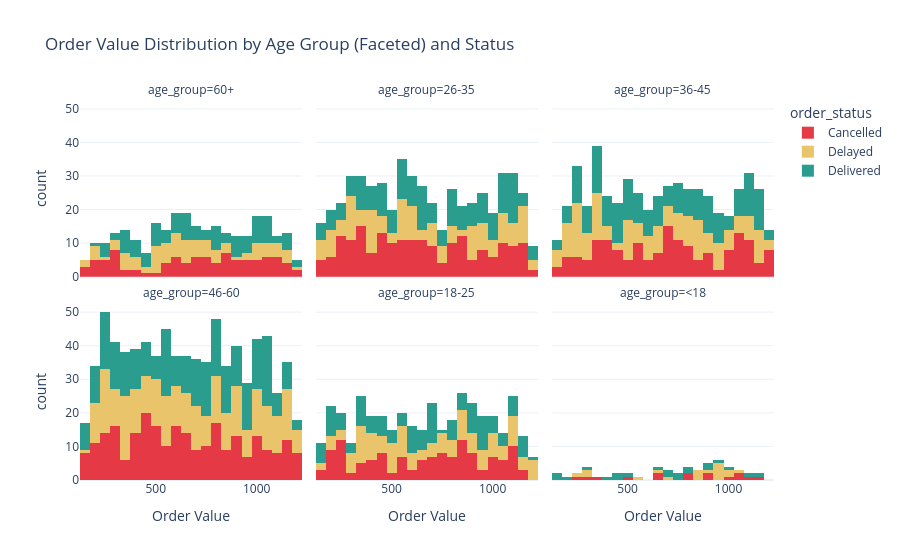

Write notebook code for a chart like this one.
### Code cell
#Making a Histogram Pt. 3 (Making the Histogram)

PLOT_TEMPLATE = "plotly_white" #This is setting the default style of the figure - there are different kinds and help make a uniform look

fig8 = px.histogram(
    food, #the dataset we are doing
    x="order_value", #the x axis
    color="order_status", #what we want the colors to be based off of
    color_discrete_map=status_colors, #actually assigning the colors (since we defined a variable before, can call it and it will map the values to the colors)
    facet_col="age_group", #breaks the histogram into different figures based on the age group = should end up with 6 figures)
    facet_col_wrap=3, #saying that there should be three columns of figures - will make 2 rows of three
    nbins=30, #This is the one that I was the shakiest on understanding - I think this is formally controlling the number of bars that can be held? I tried turning it off and on to see a difference, but I couldn't find one
    title="Order Value Distribution by Age Group (Faceted) and Status", #sets the title
    labels={"order_value": "Order Value"} #sets the label for order value
)

fig8.update_layout(template=PLOT_TEMPLATE) #This is updating the layour to use the template we disclosed earlier
fig8.show()

### Figure 1 — Plotly figure (JSON) as saved in the notebook; plotly's stock layout.template omitted (floating-point values rounded to 4 significant figures; data arrays with more than 128 entries replaced by an {"elided": "..."} marker saying what was removed)
{"data": [{"bingroup": "x", "hovertemplate": "order_status=Cancelled<br>age_group=60+<br>Order Value=%{x}<br>count=%{y}<extra></extra>", "legendgroup": "Cancelled", "marker": {"color": "#E63946", "pattern": {"shape": ""}}, "name": "Cancelled", "nbinsx": 30, "orientation": "v", "showlegend": true, "type": "histogram", "x": [497.5, 1198.0, 805.6, 604.9, 704.7, 736.6, 1168.0, 933.5, 815.1, 1078.0, 271.7, 678.0, 321.8, 842.9, 969.3, 696.8, 740.8, 264.9, 323.3, 1150.0, 580.2, 347.5, 595.6, 764.0, 889.7, 797.9, 1010.0, 577.7, 159.3, 277.7, 652.9, 728.8, 267.7, 993.2, 296.6, 866.0, 1057.0, 269.3, 1001.0, 1083.0, 882.6, 283.4, 653.4, 1084.0, 543.1, 1016.0, 857.7, 609.4, 313.5, 850.7, 627.7, 170.9, 183.2, 854.1, 869.5, 1116.0, 190.7, 179.5, 270.7, 1039.0, 743.9, 814.9, 152.6, 614.1, 568.0, 378.2, 707.4, 951.3, 628.6, 349.0, 1126.0, 313.1, 684.5, 772.3, 545.6, 962.8, 825.8, 877.8, 1028.0, 698.6, 190.9, 1093.0, 541.6, 293.9, 402.5, 1037.0, 904.1, 1144.0, 1058.0, 470.3, 1109.0, 967.5, 198.8, 987.9, 1197.0, 1074.0, 890.0], "xaxis": "x4", "yaxis": "y4"}, {"bingroup": "x", "hovertemplate": "order_status=Cancelled<br>age_group=26-35<br>Order Value=%{x}<br>count=%{y}<extra></extra>", "legendgroup": "Cancelled", "marker": {"color": "#E63946", "pattern": {"shape": ""}}, "name": "Cancelled", "nbinsx": 30, "orientation": "v", "showlegend": false, "type": "histogram", "x": {"elided": "197 float values"}, "xaxis": "x5", "yaxis": "y5"}, {"bingroup": "x", "hovertemplate": "order_status=Cancelled<br>age_group=36-45<br>Order Value=%{x}<br>count=%{y}<extra></extra>", "legendgroup": "Cancelled", "marker": {"color": "#E63946", "pattern": {"shape": ""}}, "name": "Cancelled", "nbinsx": 30, "orientation": "v", "showlegend": false, "type": "histogram", "x": {"elided": "170 float values"}, "xaxis": "x6", "yaxis": "y6"}, {"bingroup": "x", "hovertemplate": "order_status=Cancelled<br>age_group=46-60<br>Order Value=%{x}<br>count=%{y}<extra></extra>", "legendgroup": "Cancelled", "marker": {"color": "#E63946", "pattern": {"shape": ""}}, "name": "Cancelled", "nbinsx": 30, "orientation": "v", "showlegend": false, "type": "histogram", "x": {"elided": "260 float values"}, "xaxis": "x", "yaxis": "y"}, {"bingroup": "x", "hovertemplate": "order_status=Cancelled<br>age_group=18-25<br>Order Value=%{x}<br>count=%{y}<extra></extra>", "legendgroup": "Cancelled", "marker": {"color": "#E63946", "pattern": {"shape": ""}}, "name": "Cancelled", "nbinsx": 30, "orientation": "v", "showlegend": false, "type": "histogram", "x": {"elided": "134 float values"}, "xaxis": "x2", "yaxis": "y2"}, {"bingroup": "x", "hovertemplate": "order_status=Cancelled<br>age_group=<18<br>Order Value=%{x}<br>count=%{y}<extra></extra>", "legendgroup": "Cancelled", "marker": {"color": "#E63946", "pattern": {"shape": ""}}, "name": "Cancelled", "nbinsx": 30, "orientation": "v", "showlegend": false, "type": "histogram", "x": [791.6, 312.3, 1063.0, 1080.0, 1039.0, 1167.0, 924.1, 975.9, 516.6, 667.7, 637.6, 262.6, 342.1, 900.9, 777.3], "xaxis": "x3", "yaxis": "y3"}, {"bingroup": "x", "hovertemplate": "order_status=Delayed<br>age_group=60+<br>Order Value=%{x}<br>count=%{y}<extra></extra>", "legendgroup": "Delayed", "marker": {"color": "#E9C46A", "pattern": {"shape": ""}}, "name": "Delayed", "nbinsx": 30, "orientation": "v", "showlegend": true, "type": "histogram", "x": [810.2, 499.1, 668.9, 222.9, 722.5, 1061.0, 550.5, 541.1, 536.7, 796.3, 730.3, 576.3, 621.0, 628.4, 162.5, 556.4, 352.7, 343.5, 323.9, 1044.0, 569.0, 1121.0, 756.3, 332.9, 873.4, 691.1, 1102.0, 508.3, 417.4, 697.0, 964.5, 200.5, 870.6, 1034.0, 599.9, 634.0, 870.9, 770.5, 985.2, 594.1, 561.2, 586.0, 1002.0, 595.7, 647.2, 686.3, 1116.0, 303.8, 580.8, 338.2, 438.4, 1171.0, 801.1, 155.6, 1021.0, 1151.0, 984.2, 1049.0, 1133.0, 177.3, 506.4, 459.8, 243.7, 415.3, 1106.0, 514.1, 503.8, 1177.0, 488.3, 696.0, 824.3, 486.0, 770.6, 630.3, 513.9, 341.7, 751.0, 393.2, 918.3, 635.1, 213.9, 1007.0, 316.8, 656.3, 954.4, 377.6, 1136.0], "xaxis": "x4", "yaxis": "y4"}, {"bingroup": "x", "hovertemplate": "order_status=Delayed<br>age_group=26-35<br>Order Value=%{x}<br>count=%{y}<extra></extra>", "legendgroup": "Delayed", "marker": {"color": "#E9C46A", "pattern": {"shape": ""}}, "name": "Delayed", "nbinsx": 30, "orientation": "v", "showlegend": false, "type": "histogram", "x": {"elided": "155 float values"}, "xaxis": "x5", "yaxis": "y5"}, {"bingroup": "x", "hovertemplate": "order_status=Delayed<br>age_group=36-45<br>Order Value=%{x}<br>count=%{y}<extra></extra>", "legendgroup": "Delayed", "marker": {"color": "#E9C46A", "pattern": {"shape": ""}}, "name": "Delayed", "nbinsx": 30, "orientation": "v", "showlegend": false, "type": "histogram", "x": {"elided": "172 float values"}, "xaxis": "x6", "yaxis": "y6"}, {"bingroup": "x", "hovertemplate": "order_status=Delayed<br>age_group=46-60<br>Order Value=%{x}<br>count=%{y}<extra></extra>", "legendgroup": "Delayed", "marker": {"color": "#E9C46A", "pattern": {"shape": ""}}, "name": "Delayed", "nbinsx": 30, "orientation": "v", "showlegend": false, "type": "histogram", "x": {"elided": "269 float values"}, "xaxis": "x", "yaxis": "y"}, {"bingroup": "x", "hovertemplate": "order_status=Delayed<br>age_group=18-25<br>Order Value=%{x}<br>count=%{y}<extra></extra>", "legendgroup": "Delayed", "marker": {"color": "#E9C46A", "pattern": {"shape": ""}}, "name": "Delayed", "nbinsx": 30, "orientation": "v", "showlegend": false, "type": "histogram", "x": {"elided": "131 float values"}, "xaxis": "x2", "yaxis": "y2"}, {"bingroup": "x", "hovertemplate": "order_status=Delayed<br>age_group=<18<br>Order Value=%{x}<br>count=%{y}<extra></extra>", "legendgroup": "Delayed", "marker": {"color": "#E9C46A", "pattern": {"shape": ""}}, "name": "Delayed", "nbinsx": 30, "orientation": "v", "showlegend": false, "type": "histogram", "x": [853.1, 846.5, 939.8, 965.8, 1010.0, 549.8, 712.3, 297.8, 959.9, 319.7, 938.1, 656.8, 938.4, 872.9, 886.4, 1033.0, 235.4, 982.6], "xaxis": "x3", "yaxis": "y3"}, {"bingroup": "x", "hovertemplate": "order_status=Delivered<br>age_group=60+<br>Order Value=%{x}<br>count=%{y}<extra></extra>", "legendgroup": "Delivered", "marker": {"color": "#2A9D8F", "pattern": {"shape": ""}}, "name": "Delivered", "nbinsx": 30, "orientation": "v", "showlegend": true, "type": "histogram", "x": [1193.0, 901.8, 425.4, 1014.0, 543.6, 326.2, 404.6, 925.4, 759.1, 1041.0, 361.9, 514.3, 948.2, 332.4, 1008.0, 1062.0, 903.2, 401.6, 593.6, 488.9, 392.9, 577.4, 643.3, 1005.0, 478.0, 780.3, 891.0, 460.6, 651.6, 711.2, 851.8, 942.6, 1049.0, 419.6, 345.4, 816.7, 1026.0, 365.4, 537.6, 262.6, 788.0, 521.6, 1018.0, 668.3, 334.4, 820.6, 319.2, 988.9, 517.2, 652.0, 376.1, 1038.0, 446.0, 783.0, 982.6, 1171.0, 236.1, 785.2, 688.8, 974.4, 768.6, 504.2, 1066.0, 1065.0, 228.3, 873.2, 1085.0, 618.6, 222.0, 880.4, 426.3, 868.3, 973.0, 229.9, 636.9, 1129.0, 587.5, 300.8, 490.3, 1001.0, 543.5, 1178.0, 797.5, 720.9, 757.3, 634.1, 607.0, 1025.0, 558.3, 1136.0, 640.6, 1018.0, 703.1, 670.2, 576.9, 1136.0, 1103.0, 326.2, 911.8, 887.0, 1175.0], "xaxis": "x4", "yaxis": "y4"}, {"bingroup": "x", "hovertemplate": "order_status=Delivered<br>age_group=26-35<br>Order Value=%{x}<br>count=%{y}<extra></extra>", "legendgroup": "Delivered", "marker": {"color": "#2A9D8F", "pattern": {"shape": ""}}, "name": "Delivered", "nbinsx": 30, "orientation": "v", "showlegend": false, "type": "histogram", "x": {"elided": "178 float values"}, "xaxis": "x5", "yaxis": "y5"}, {"bingroup": "x", "hovertemplate": "order_status=Delivered<br>age_group=36-45<br>Order Value=%{x}<br>count=%{y}<extra></extra>", "legendgroup": "Delivered", "marker": {"color": "#2A9D8F", "pattern": {"shape": ""}}, "name": "Delivered", "nbinsx": 30, "orientation": "v", "showlegend": false, "type": "histogram", "x": {"elided": "192 float values"}, "xaxis": "x6", "yaxis": "y6"}, {"bingroup": "x", "hovertemplate": "order_status=Delivered<br>age_group=46-60<br>Order Value=%{x}<br>count=%{y}<extra></extra>", "legendgroup": "Delivered", "marker": {"color": "#2A9D8F", "pattern": {"shape": ""}}, "name": "Delivered", "nbinsx": 30, "orientation": "v", "showlegend": false, "type": "histogram", "x": {"elided": "273 float values"}, "xaxis": "x", "yaxis": "y"}, {"bingroup": "x", "hovertemplate": "order_status=Delivered<br>age_group=18-25<br>Order Value=%{x}<br>count=%{y}<extra></extra>", "legendgroup": "Delivered", "marker": {"color": "#2A9D8F", "pattern": {"shape": ""}}, "name": "Delivered", "nbinsx": 30, "orientation": "v", "showlegend": false, "type": "histogram", "x": {"elided": "130 float values"}, "xaxis": "x2", "yaxis": "y2"}, {"bingroup": "x", "hovertemplate": "order_status=Delivered<br>age_group=<18<br>Order Value=%{x}<br>count=%{y}<extra></extra>", "legendgroup": "Delivered", "marker": {"color": "#2A9D8F", "pattern": {"shape": ""}}, "name": "Delivered", "nbinsx": 30, "orientation": "v", "showlegend": false, "type": "histogram", "x": [690.7, 428.4, 908.2, 320.1, 1020.0, 964.3, 677.8, 502.1, 394.7, 1087.0, 819.7, 216.1, 162.8, 1143.0, 737.2, 431.0, 812.1, 734.3, 909.7, 164.2, 650.8], "xaxis": "x3", "yaxis": "y3"}], "layout": {"annotations": [{"font": {}, "showarrow": false, "text": "age_group=46-60", "x": 0.16, "xanchor": "center", "xref": "paper", "y": 0.465, "yanchor": "bottom", "yref": "paper"}, {"font": {}, "showarrow": false, "text": "age_group=18-25", "x": 0.5, "xanchor": "center", "xref": "paper", "y": 0.465, "yanchor": "bottom", "yref": "paper"}, {"font": {}, "showarrow": false, "text": "age_group=<18", "x": 0.84, "xanchor": "center", "xref": "paper", "y": 0.465, "yanchor": "bottom", "yref": "paper"}, {"font": {}, "showarrow": false, "text": "age_group=60+", "x": 0.16, "xanchor": "center", "xref": "paper", "y": 1.0, "yanchor": "bottom", "yref": "paper"}, {"font": {}, "showarrow": false, "text": "age_group=26-35", "x": 0.5, "xanchor": "center", "xref": "paper", "y": 1.0, "yanchor": "bottom", "yref": "paper"}, {"font": {}, "showarrow": false, "text": "age_group=36-45", "x": 0.84, "xanchor": "center", "xref": "paper", "y": 1.0, "yanchor": "bottom", "yref": "paper"}], "barmode": "relative", "legend": {"title": {"text": "order_status"}, "tracegroupgap": 0}, "title": {"text": "Order Value Distribution by Age Group (Faceted) and Status"}, "xaxis": {"anchor": "y", "domain": [0, 0.32], "title": {"text": "Order Value"}}, "xaxis2": {"anchor": "y2", "domain": [0.34, 0.66], "matches": "x", "title": {"text": "Order Value"}}, "xaxis3": {"anchor": "y3", "domain": [0.68, 1.0], "matches": "x", "title": {"text": "Order Value"}}, "xaxis4": {"anchor": "y4", "domain": [0, 0.32], "matches": "x", "showticklabels": false}, "xaxis5": {"anchor": "y5", "domain": [0.34, 0.66], "matches": "x", "showticklabels": false}, "xaxis6": {"anchor": "y6", "domain": [0.68, 1.0], "matches": "x", "showticklabels": false}, "yaxis": {"anchor": "x", "domain": [0, 0.465], "title": {"text": "count"}}, "yaxis2": {"anchor": "x2", "domain": [0, 0.465], "matches": "y", "showticklabels": false}, "yaxis3": {"anchor": "x3", "domain": [0, 0.465], "matches": "y", "showticklabels": false}, "yaxis4": {"anchor": "x4", "domain": [0.535, 1.0], "matches": "y", "title": {"text": "count"}}, "yaxis5": {"anchor": "x5", "domain": [0.535, 1.0], "matches": "y", "showticklabels": false}, "yaxis6": {"anchor": "x6", "domain": [0.535, 1.0], "matches": "y", "showticklabels": false}}}
